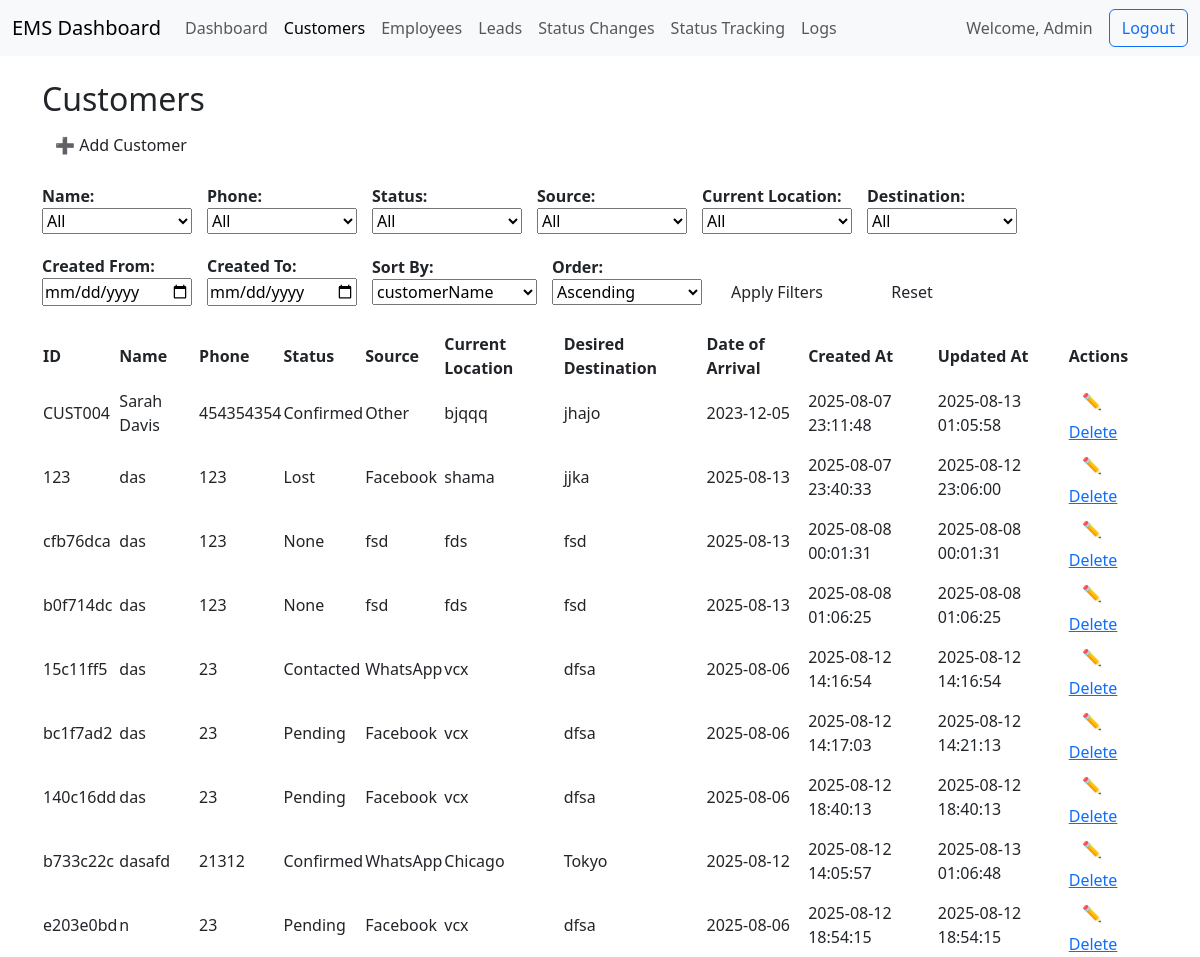
Page /customers (signed in) on the committed database.
### tables this page shows
CREATE TABLE customers (
    customerId TEXT PRIMARY KEY,
    customerName TEXT NOT NULL,
    phone TEXT NOT NULL,
    source TEXT NOT NULL,
    currentLocation TEXT NOT NULL,
    desiredDestination TEXT NOT NULL,
    dateOfArrival TEXT,
    createdAt TEXT DEFAULT CURRENT_TIMESTAMP,
    updatedAt TEXT DEFAULT CURRENT_TIMESTAMP
, status TEXT);

### app.py (the view)
    def wrap(*args, **kwargs):
        if 'user_id' not in session:
            flash('Please login first.', 'danger')
            return redirect(url_for('login'))
        return f(*args, **kwargs)

### app.py (called while the page is built)
def get_db_connection():
    conn = sqlite3.connect(DATABASE, timeout=10)
    conn.row_factory = sqlite3.Row
    conn.execute("PRAGMA journal_mode=WAL")
    return conn

def login_required(f):
    def wrap(*args, **kwargs):
        if 'user_id' not in session:
            flash('Please login first.', 'danger')
            return redirect(url_for('login'))
        return f(*args, **kwargs)
    wrap.__name__ = f.__name__
    return wrap

### templates/customers.html (shortened to what this page needs)
{% extends "base.html" %}
{% block content %}
<h2>Customers</h2>
<div class="button-group">
    <a href="{{ url_for('add_customer') }}" class="btn">➕ Add Customer</a>
</div>
<form method="GET" action="{{ url_for('customers') }}" class="filter-form">
    <label>Name:
        <select name="customerName">
            <option value="">All</option>
        </select>
    </label>
    <label>Phone:
        <select name="phone">
            <option value="">All</option>
        </select>
    </label>
    <label>Status:
        <select name="status">
            <option value="">All</option>
        </select>
    </label>
    <label>Source:
        <select name="source">
            <option value="">All</option>
        </select>
    </label>
    <label>Current Location:
        <select name="currentLocation">
            <option value="">All</option>
        </select>
    </label>
    <label>Destination:
        <select name="desiredDestination">
            <option value="">All</option>
        </select>
    </label>
    <label>Created From:
        <input type="date" name="start_date" value="{{ filters.start_date }}">
    </label>
    <label>Created To:
        <input type="date" name="end_date" value="{{ filters.end_date }}">
    </label>
    <label>Sort By:
        <select name="sort_by">
            {% for col in ['customerId', 'customerName', 'phone', 'status', 'source', 'currentLocation', 'desiredDestination', 'dateOfArrival', 'createdAt', 'updatedAt'] %}
            <option value="{{ col }}" {% if sort_by == col %}selected{% endif %}>{{ col }}</option>
            {% endfor %}
        </select>
    </label>
    <label>Order:
        <select name="sort_order">
            <option value="asc" {% if sort_order == 'asc' %}selected{% endif %}>Ascending</option>
        </select>
    </label>
    <button type="submit" class="btn">Apply Filters</button>
    <a href="{{ url_for('customers') }}" class="btn danger">Reset</a>
</form>
<table>
    <thead>
        <tr>
            <th>ID</th>
            <th>Name</th>
            <th>Phone</th>
            <th>Status</th>
            <th>Source</th>
            <th>Current Location</th>
            <th>Desired Destination</th>
            <th>Date of Arrival</th>
            <th>Created At</th>
            <th>Updated At</th>
            <th>Actions</th>
        </tr>
    </thead>
    <tbody>
        {% for customer in customers %}
        <tr>
            <td>{{ customer.customerId }}</td>
            <td>{{ customer.customerName }}</td>
            <td>{{ customer.phone }}</td>
            <td>{{ customer.status }}</td>
            <td>{{ customer.source }}</td>
            <td>{{ customer.currentLocation }}</td>
            <td>{{ customer.desiredDestination }}</td>
            <td>{{ customer.dateOfArrival or '' }}</td>
            <td>{{ customer.createdAt }}</td>
            <td>{{ customer.updatedAt }}</td>
            <td>
                <a href="{{ url_for('edit_customer', customer_id=customer.customerId) }}" class="btn small">✏️</a>
                <a href="{{ url_for('delete_customer', customer_id=customer.customerId) }}" class="btn-delete"
                    onclick="return confirm('Are you sure you want to delete this customer?');">Delete</a>
            </td>
        </tr>
        {% endfor %}
    </tbody>
</table>
{% endblock %}

### templates/base.html (shortened to what this page needs)
<!DOCTYPE html>
<html lang="en">
<head>
    <link href="https://cdn.jsdelivr.net/npm/bootstrap@5.3.0/dist/css/bootstrap.min.css" rel="stylesheet">
</head>
<body>
    <nav class="navbar navbar-expand-lg navbar-light bg-light">
        <div class="container-fluid">
            <a class="navbar-brand" href="{{ url_for('index') }}">EMS Dashboard</a>
            <div class="collapse navbar-collapse" id="navbarNav">
                <ul class="navbar-nav me-auto mb-2 mb-lg-0">
                    {% if session.user_id %}
                        {% if session.role == 'admin' %}
                            <li class="nav-item">
                                <a class="nav-link {% if request.endpoint == 'dashboard' %}active{% endif %}" href="{{ url_for('dashboard') }}">Dashboard</a>
                            </li>
                            <li class="nav-item">
                                <a class="nav-link {% if request.endpoint == 'customers' %}active{% endif %}" href="{{ url_for('customers') }}">Customers</a>
                            </li>
                            <li class="nav-item">
                                <a class="nav-link {% if request.endpoint == 'employees' %}active{% endif %}" href="{{ url_for('employees') }}">Employees</a>
                            </li>
                            <li class="nav-item">
                                <a class="nav-link {% if request.endpoint == 'leads' %}active{% endif %}" href="{{ url_for('leads') }}">Leads</a>
                            </li>
                            <li class="nav-item">
                                <a class="nav-link {% if request.endpoint == 'status_changes' %}active{% endif %}" href="{{ url_for('status_changes') }}">Status Changes</a>
                            </li>
                            <li class="nav-item">
                                <a class="nav-link {% if request.endpoint == 'status_tracking' %}active{% endif %}" href="{{ url_for('status_tracking') }}">Status Tracking</a>
                            </li>
                            <li class="nav-item">
                                <a class="nav-link {% if request.endpoint == 'logs' %}active{% endif %}" href="{{ url_for('logs') }}">Logs</a>
                            </li>
                        {% endif %}
                    {% endif %}
                </ul>
                {% if session.user_id %}
                    <span class="navbar-text me-3">Welcome, {{ session.user_name }}</span>
                    <a class="btn btn-outline-primary" href="{{ url_for('logout') }}">Logout</a>
                {% else %}
                    <a class="btn btn-outline-primary me-2" href="{{ url_for('login') }}">Login</a>
                    <a class="btn btn-outline-primary" href="{{ url_for('register') }}">Register</a>
                {% endif %}
            </div>
        </div>
    </nav>
    <div class="container mt-4">
        {% block content %}
        {% endblock %}
    </div>
</body>
</html>

### templates/customers.html (style rules this page uses)
.filter-form { max-width: 1400px; margin: 20px auto; display: flex; flex-wrap: wrap; gap: 15px; align-items: center; }
.filter-form label { display: flex; flex-direction: column; font-weight: 600; min-width: 150px; }
.filter-form .btn, .filter-form .btn.danger { min-width: 120px; margin-top: 24px; }

### rows in the picture
customers: customerId "CUST004", customerName "Sarah Davis", phone "454354354", status "Confirmed", source "Other", currentLocation "bjqqq", desiredDestination "jhajo", dateOfArrival "2023-12-05", createdAt "2025-08-07 23:11:48", updatedAt "2025-08-13 01:05:58"
customers: customerId "123", customerName "das", phone "123", status "Lost", source "Facebook", currentLocation "shama", desiredDestination "jjka", dateOfArrival "2025-08-13", createdAt "2025-08-07 23:40:33", updatedAt "2025-08-12 23:06:00"
customers: customerId "cfb76dca", customerName "das", phone "123", status "None", source "fsd", currentLocation "fds", desiredDestination "fsd", dateOfArrival "2025-08-13", createdAt "2025-08-08 00:01:31", updatedAt "2025-08-08 00:01:31"
customers: customerId "b0f714dc", customerName "das", phone "123", status "None", source "fsd", currentLocation "fds", desiredDestination "fsd", dateOfArrival "2025-08-13", createdAt "2025-08-08 01:06:25", updatedAt "2025-08-08 01:06:25"
customers: customerId "15c11ff5", customerName "das", phone "23", status "Contacted", source "WhatsApp", currentLocation "vcx", desiredDestination "dfsa", dateOfArrival "2025-08-06", createdAt "2025-08-12 14:16:54", updatedAt "2025-08-12 14:16:54"
customers: customerId "bc1f7ad2", customerName "das", phone "23", status "Pending", source "Facebook", currentLocation "vcx", desiredDestination "dfsa", dateOfArrival "2025-08-06", createdAt "2025-08-12 14:17:03", updatedAt "2025-08-12 14:21:13"
customers: customerId "140c16dd", customerName "das", phone "23", status "Pending", source "Facebook", currentLocation "vcx", desiredDestination "dfsa", dateOfArrival "2025-08-06", createdAt "2025-08-12 18:40:13", updatedAt "2025-08-12 18:40:13"
customers: customerId "b733c22c", customerName "dasafd", phone "21312", status "Confirmed", source "WhatsApp", currentLocation "Chicago", desiredDestination "Tokyo", dateOfArrival "2025-08-12", createdAt "2025-08-12 14:05:57", updatedAt "2025-08-13 01:06:48"
customers: customerId "e203e0bd", customerName "n", phone "23", status "Pending", source "Facebook", currentLocation "vcx", desiredDestination "dfsa", dateOfArrival "2025-08-06", createdAt "2025-08-12 18:54:15", updatedAt "2025-08-12 18:54:15"

### other values in the picture
{{ session.user_name }} "Admin"
form field sort_by "customerName"
